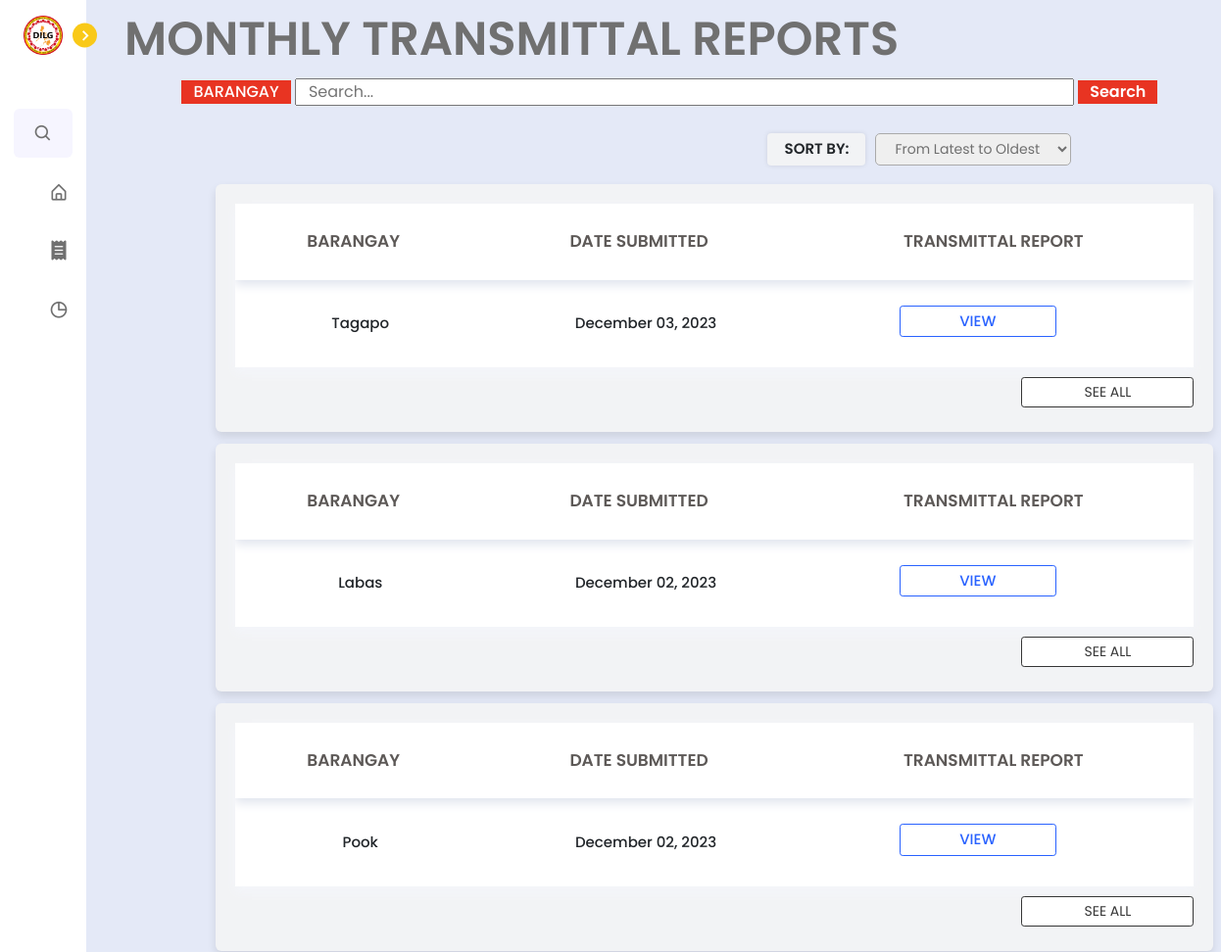
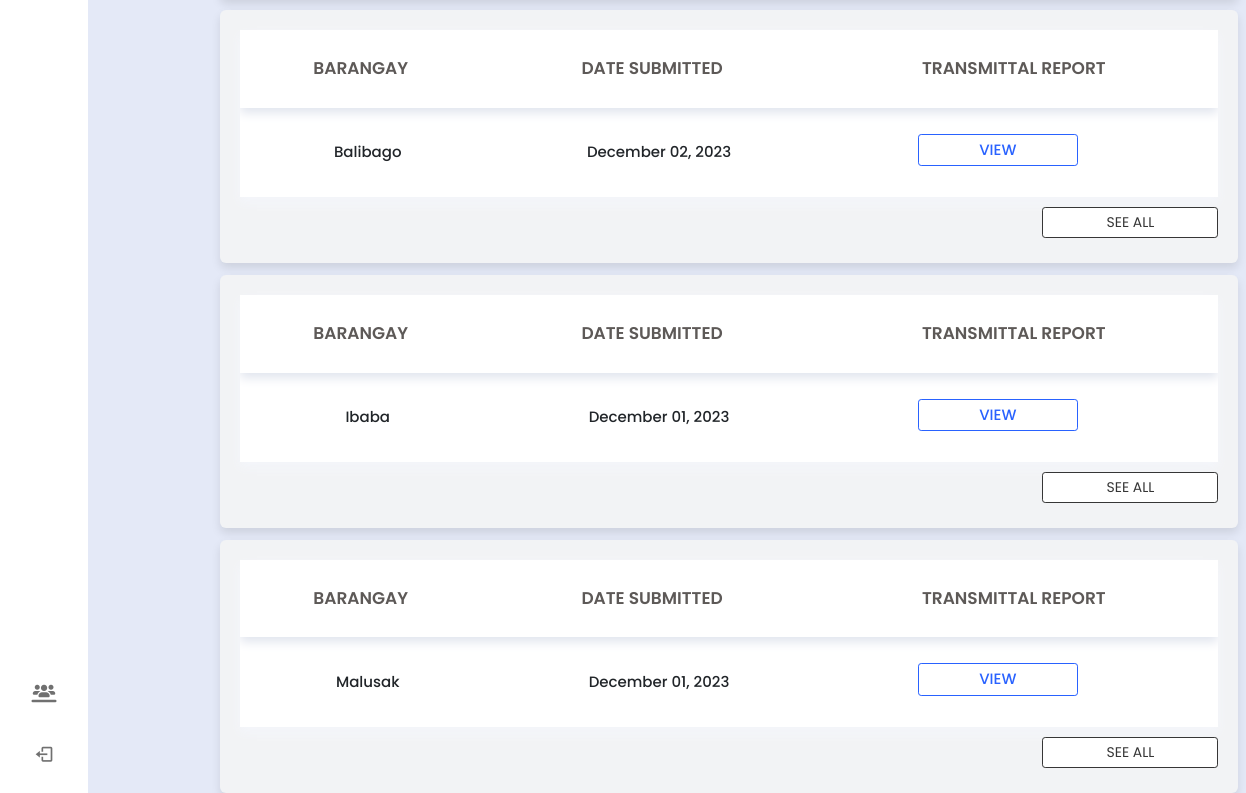
/dilg/transmittal_reports.php (signed in), run on an earlier commit of the app's database (2 pictures, top to bottom).
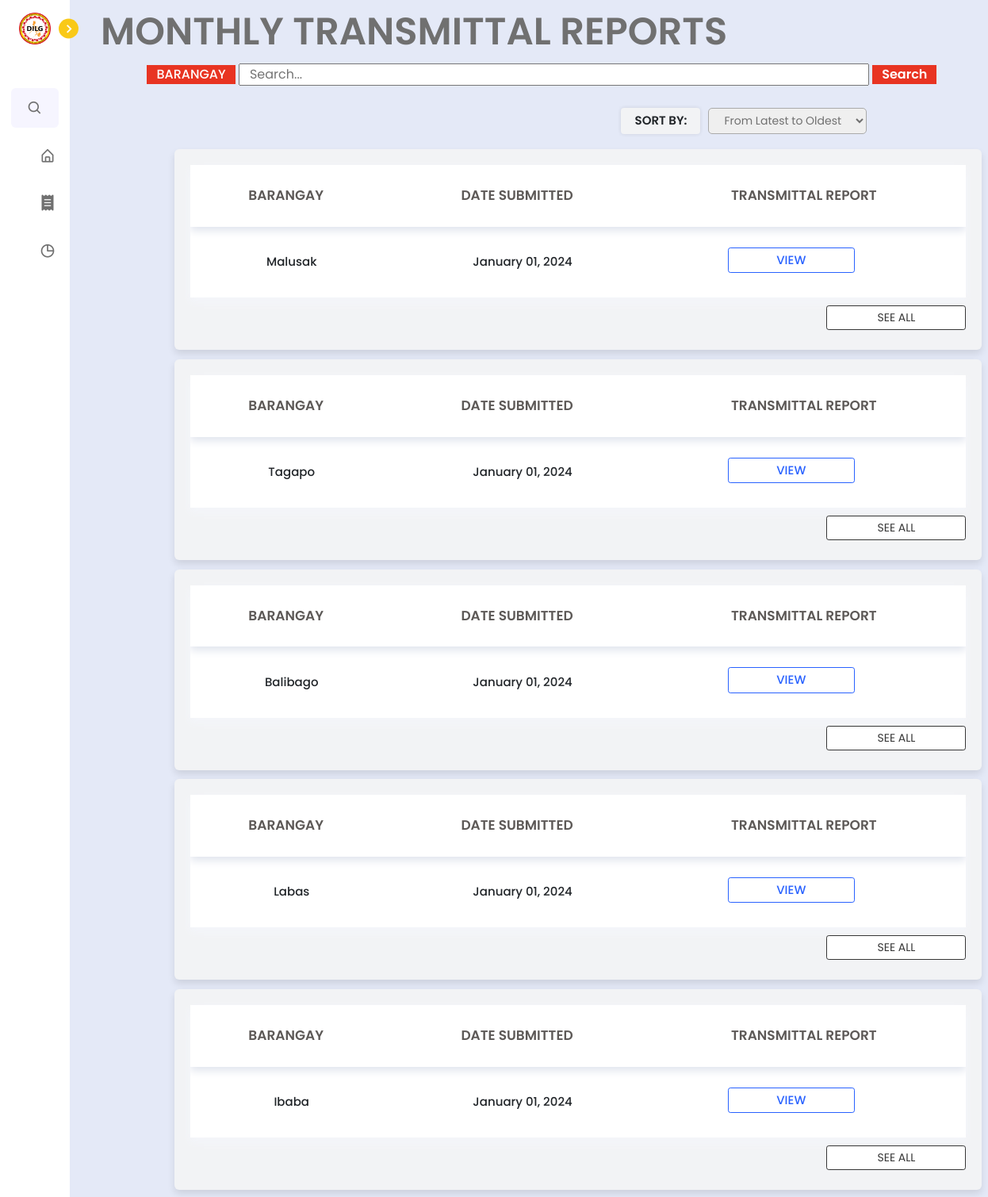
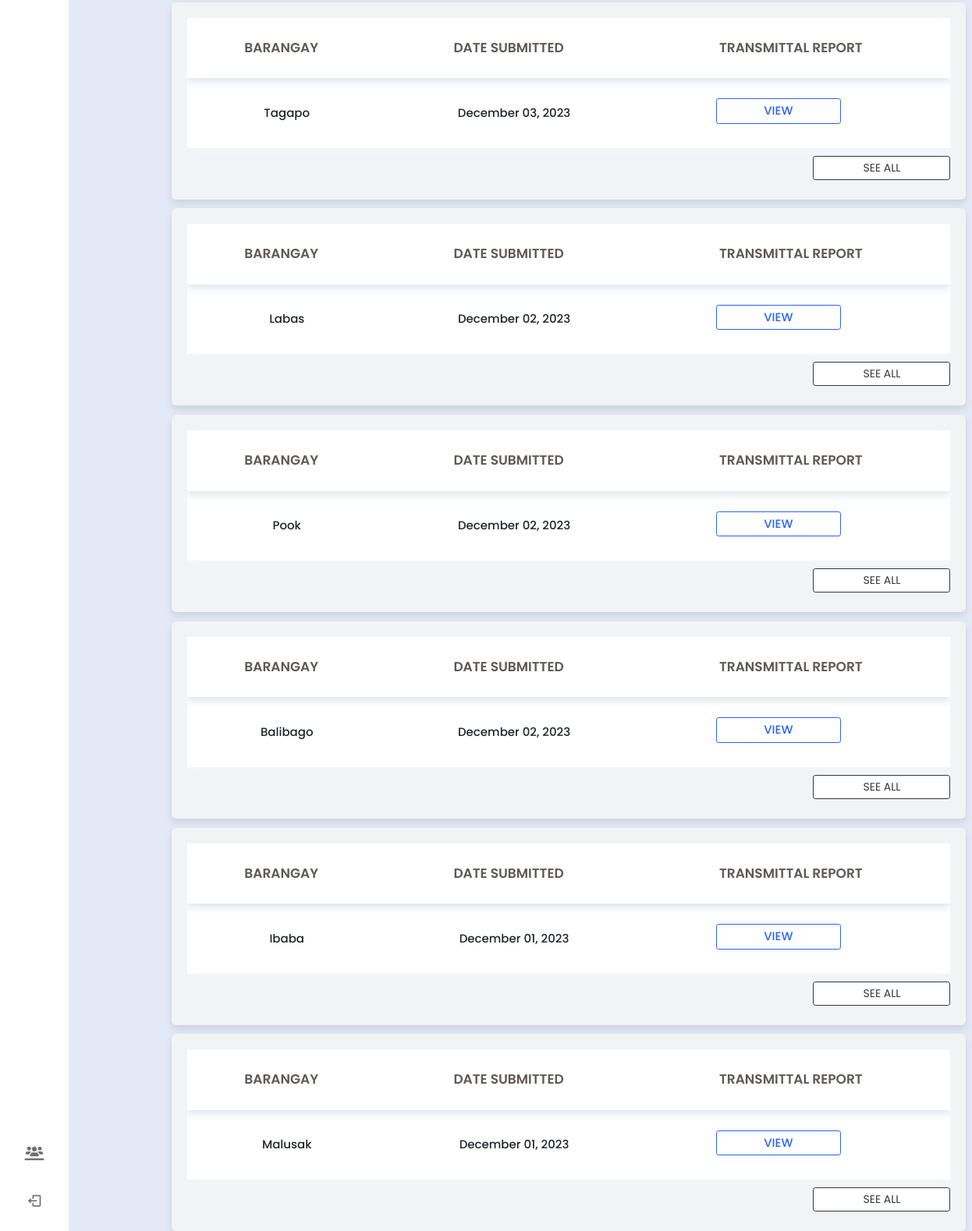
And on a later commit of the database (2 pictures, top to bottom).
### tables this page shows
CREATE TABLE `monthly_reports` (
  `monthlyReport_id` int(11) NOT NULL,
  `generate_report` varchar(50) DEFAULT NULL,
  `timestamp` timestamp NOT NULL DEFAULT current_timestamp(),
  `lupon_id` int(11) NOT NULL,
  `submitter_first_name` varchar(50) NOT NULL,
  `submitter_last_name` varchar(50) NOT NULL,
  `pb_id` int(11) NOT NULL
);

CREATE TABLE `pb_accounts` (
  `pb_id` int(11) NOT NULL,
  `account_id` int(11) NOT NULL,
  `barangay` varchar(255) NOT NULL,
  `barangay_captain` varchar(255) DEFAULT NULL,
  `email_address` varchar(255) NOT NULL,
  `password` varchar(255) NOT NULL,
  `signature_image` mediumblob DEFAULT NULL,
  `created_at` timestamp NOT NULL DEFAULT current_timestamp(),
  `account_status` varchar(50) DEFAULT 'active',
  `login_attempts` int(11) NOT NULL DEFAULT 0,
  `last_failed_attempt` datetime DEFAULT NULL
);

### dilg/transmittal_reports.php (the view, shortened to what this page needs)
<?php
include '../config.php';
if (isset($_POST['submit_search'])) {
    $search_case = mysqli_real_escape_string($conn, $_POST['search_case']);
    $query = "SELECT pb.barangay AS barangay,
        mr.timestamp,
        mr.generate_report AS report,
        mr.lupon_id AS lupon_id, -- Add this line to include LUPON ID
        mr.pb_id AS pbId
        FROM `monthly_reports` AS mr
        INNER JOIN `pb_accounts` AS pb ON mr.pb_id = pb.pb_id
        WHERE pb.barangay LIKE '%$search_case%'
        ORDER BY mr.timestamp DESC";
} else {
    $query = "SELECT pb.barangay AS barangay,
        mr.timestamp,
        mr.generate_report AS report,
        mr.lupon_id AS lupon_id, -- Add this line to include LUPON ID
        mr.pb_id AS pbId
        FROM `monthly_reports` AS mr
        INNER JOIN `pb_accounts` AS pb ON mr.pb_id = pb.pb_id
        ORDER BY mr.timestamp DESC";
}
$result = mysqli_query($conn, $query);
?>
<!DOCTYPE html>
<html lang="en">
<head>
    <link href='https://unpkg.com/boxicons@2.1.1/css/boxicons.min.css' rel='stylesheet'>
    <link rel="stylesheet" href="https://cdnjs.cloudflare.com/ajax/libs/font-awesome/6.4.2/css/all.min.css" />
    <link rel="stylesheet" href="../node_modules/bootstrap/dist/css/bootstrap.min.css">
    <link rel="stylesheet" href="../css/dilg.css">
    <link rel="stylesheet" href="../css/lupon_home.css">
    <link rel="stylesheet" href="../css/incidentform.css">
    <link rel="stylesheet" href="../css/lupon.css">
</head>
<body>
    <nav class="sidebar close">
            <header>
                <div class="image-text">
                    <span class="image">
                        <img src="../images/logo.png">
                    </span>
                </div>
                <i class='bx bx-chevron-right toggle'></i>
            </header>
            <div class="menu-bar">
                    <div class="menu">
                    <li class="search-box">
                <i class='bx bx-search icon'></i>
            </li>
                        <li class="nav-link">
                            <a href="home.php">
                                <i class='bx bx-home-alt icon' ></i>
                            </a>
                        </li>
                        <li class="nav-link">
                            <a href="transmittal_reports.php">
                            <i class="fa-solid fa-receipt icon"></i>
                            </a>
                        </li>
                        <li class="nav-link">
                            <a href="analytics.php">
                                <i class='bx bx-pie-chart-alt icon' ></i>
                            </a>
                        </li>
                </div>
                <div class="bottom-content">
                    <li class="">
                        <a href="manage_accounts.php">
                        <i class="fa-solid fa-users-line icon"></i>
                            </a>
                    </li>
                    <li class="">
                        <a href="../logout.php">
                            <i class='bx bx-log-out icon' ></i>
                        </a>
                    </li>
                </div>
            </div>
        </nav>
    <section class="home">
    <h1 style="margin-left: 1%; margin-top: -2.3%; display: flex; font-size: 48px;">MONTHLY TRANSMITTAL REPORTS</h1>
    <div class="search-container">
            <form action="" method="post">
                <button class="case-button" style="padding: 0px 12px;">BARANGAY</button>
                <input type="text" class="search-input" name="search_case" placeholder="Search...">
                <button type="submit" name="submit_search" class="search-button" style="padding: 0px 12px;">Search</button>
            </form>
    </div>
    <?php
    if (mysqli_num_rows($result) == 0) {
        echo '<div class="text-box">No Monthly Transmittal Reports Found</div>';
    } else {
        echo '<div class="sort-container">';
        echo '<div class="sort-filter-box">Sort By:</div>';
        echo '<select id="sort" onchange="loadContent()">';
        echo '<option value="latest">From Latest to Oldest</option>';
        echo '</select>';
        echo '</div>';
            while ($row = mysqli_fetch_assoc($result)) {
                $barangay = $row['barangay'];
                $dateSubmitted = $row['timestamp'];
                $formattedDate = date("F d, Y", strtotime($dateSubmitted));
                $transmittalReport = $row['report'];
                $pbId = $row['pbId'];
                echo '<div class="container" style="margin-top: 1%;">';
                echo '<table>';
                echo '<thead>';
                echo '<tr>';
                echo '<th>BARANGAY</th>';
                echo '<th>DATE SUBMITTED</th>';
                echo '<th>TRANSMITTAL REPORT</th>';
                echo '</tr>';
                echo '</thead>';
                echo '<tbody>';
                echo '<tr>';
                echo '<td>' . $barangay . '</td>';
                echo '<td>' . $formattedDate . '</td>';
                if (!empty($transmittalReport)) {
                    echo '<td><a href="../tcpdf/monthly_report.php?pb_id=' . urlencode($pbId) . '&date_submitted=' . urlencode($dateSubmitted) . '" style="text-decoration: none;" target="_blank"><span class="generate">VIEW</span></a></td>';
                } else {
            echo '<td></td>';
        }
                echo '</tr>';
                echo '</tbody>';
                echo '</table>';
                echo '<a href="monthly_reports.php?pb_id=' . urlencode($pbId) . '" style="text-decoration: none;">';
                echo '<button class="schedule" style="width: 18%; font-size: 14px; margin-left: 82%; margin-top: 10px;">SEE ALL</button>';
                echo '</a>';
                echo '</div>';
            }
        }
            ?>
    </section>
</body>
</html>

### css/dilg.css (style rules this page uses)
* { margin: 0; padding: 0; box-sizing: border-box; font-family: 'Poppins', sans-serif; }
:root { --body-color: #E4E9F7; --sidebar-color: #FFF; --primary-color: #F9C918; --primary-color-light: #F6F5FF; --toggle-color: #DDD; --text-color: #707070; --tran-03: all 0.2s ease; --tran-03: all 0.3s ease; --tran-04: all 0.3s ease; --tran-05: all 0.3s ease; }
body { min-height: 100vh; background-color: var(--body-color); transition: var(--tran-05); overflow-x: hidden; overflow-y: hidden; }
.sidebar { position: fixed; top: 0; left: 0; height: 100%; width: 250px; padding: 10px 14px; background: var(--sidebar-color); transition: var(--tran-05); z-index: 100; }
.sidebar.close { width: 88px; }
.sidebar li { height: 50px; list-style: none; display: flex; align-items: center; margin-top: 10px; }
.sidebar header .image, .sidebar .icon { min-width: 60px; border-radius: 6px; }
.sidebar .icon { min-width: 60px; border-radius: 6px; height: 100%; display: flex; align-items: center; justify-content: center; font-size: 20px; }
.sidebar .text, .sidebar .icon { color: var(--text-color); transition: var(--tran-03); }
.sidebar header { position: relative; }
.sidebar header .image-text { display: flex; align-items: center; }
.sidebar header .image { display: flex; align-items: center; justify-content: center; }
.sidebar header .image img { width: 40px; border-radius: 6px; }
.sidebar header .toggle { position: absolute; top: 50%; right: -25px; transform: translateY(-50%) rotate(180deg); height: 25px; width: 25px; background-color: var(--primary-color); color: var(--sidebar-color); border-radius: 50%; display: flex; align-items: center; justify-content: center; font-size: 22px; cursor: pointer; transition: var(--tran-05); }
.sidebar.close .toggle { transform: translateY(-50%) rotate(0deg); }
.sidebar .menu { margin-top: 40px; }
.sidebar li.search-box { border-radius: 6px; background-color: var(--primary-color-light); cursor: pointer; transition: var(--tran-05); }
.sidebar li a { list-style: none; height: 100%; background-color: transparent; display: flex; align-items: center; height: 100%; width: 100%; border-radius: 6px; text-decoration: none; transition: var(--tran-03); }
.sidebar .menu-bar { height: calc(100% - 55px); display: flex; flex-direction: column; justify-content: space-between; overflow-y: scroll; }
.home { position: absolute; top: 0; top: 0; left: 250px; margin-left: 3%; margin-top: 3%; height: 100vh; width: calc(100% - 250px); background-color: var(--body-color); transition: var(--tran-05); }
.sidebar.close ~ .home { left: 78px; height: 100vh; width: calc(100% - 78px); }
.input-field input, select, .input-field-1 input, select { outline: none; font-size: 14px; font-weight: 400; color: var(--text-color); border-radius: 5px; border: 1px solid #aaa; padding: 0 15px; height: 42px; margin: 8px 0; }

### dilg/transmittal_reports.php (style rules this page uses)
body { overflow-y: scroll; }
.home { position: absolute; top: 0; top: 0; left: 250px; height: 100vh; width: calc(100% - 78px); background-color: var(--body-color); transition: var(--tran-05); }
.sidebar.close ~ .home { left: 78px; height: 100vh; width: calc(100% - 78px); }
.search-container { margin-left: 6%; margin-top: 1%; }
.search-input { width: 795px; padding: 0 12px; }
.case-button { background: #E83422; border: none; color: #fff; font-weight: 500; }
.search-button { background: #E83422; color: #fff; border: none; font-weight: 600; }
.container { background: #f2f3f5; margin-left: 9%; margin-top: 3%; width: 1018px; }
.container table thead tr th { font-size: 17px; text-align: center; }
.generate { background: #fff; padding: 4px 4px; color: #2962ff; border: 1px solid #2962ff; text-transform: uppercase; border-radius: 0.2rem; cursor: pointer; display: block; margin-bottom: 5px; width: 10rem; margin-left: 20%; text-decoration: none; cursor: pointer; }
.sort-filter-box { background-color: #F2F3F5; padding: 5px 4px; font-size: 15px; border-radius: 4px; margin-right: 10px; width: 100px; font-weight: 600; text-transform: uppercase; text-align: center; box-shadow: 0 0 5px rgba(0, 0, 0, 0.1); }
.sort-container { margin-left: 57.2%; margin-top: 20px; display: flex; align-items: center; }
#sort { height: 33px; }

What changed in the data, as far as the page shows it:
added monthly_reports: pb.barangay "Malusak", timestamp "January 01, 2024"
added monthly_reports: pb.barangay "Tagapo", timestamp "January 01, 2024"
added monthly_reports: pb.barangay "Balibago", timestamp "January 01, 2024"
added monthly_reports: pb.barangay "Labas", timestamp "January 01, 2024"
added monthly_reports: pb.barangay "Ibaba", timestamp "January 01, 2024"
